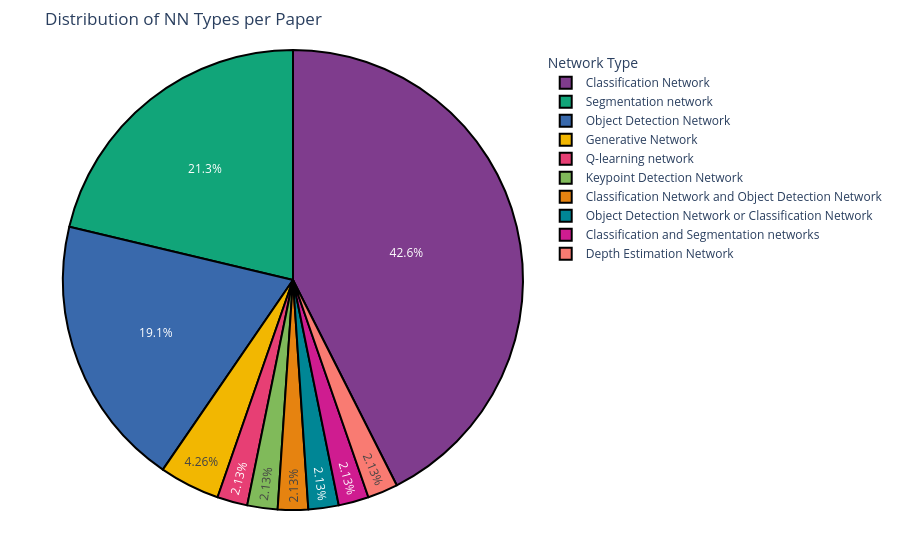

This figure's notebook cell:
### Code cell
# Create a copy of the dataframe for visualization
network_types_df = research_df.copy()
network_types_df['Network Type/s'] = network_types_df['Network Type/s'].str.replace('\n---1---\n', ' or ')

# Plot the distribution of network types with improved visualization
fig2 = px.pie(network_types_df, names='Network Type/s', 
              title='Distribution of NN Types per Paper',
              hole=0,
              color_discrete_sequence=px.colors.qualitative.Bold)

# Add border around segments
fig2.update_traces(marker=dict(line=dict(color='#000000', width=2)))

# Improve layout
fig2.update_layout(legend_title_text='Network Type',
                  margin=dict(t=50, b=50, l=50, r=50))

fig2.show()

### Figure 1 — Plotly figure (JSON) as saved in the notebook; plotly's stock layout.template omitted (floating-point values rounded to 4 significant figures)
{"data": [{"domain": {"x": [0, 1], "y": [0, 1]}, "hole": 0, "hovertemplate": "Network Type/s=%{label}<extra></extra>", "labels": ["Segmentation network", "Q-learning network", "Classification Network", "Classification Network", "Classification Network", "Classification Network", "Classification Network", "Segmentation network", "Segmentation network", "Classification Network", "Segmentation network", "Object Detection Network", "Segmentation network", "Classification Network", "Classification Network", "Classification Network", "Keypoint Detection Network", "Object Detection Network", "Classification Network", "Segmentation network", "Classification Network", "Object Detection Network", "Classification Network", "Object Detection Network", "Classification Network and Object Detection Network", "Classification Network", "Classification Network", "Segmentation network", "Object Detection Network", "Segmentation network", "Classification Network", "Classification Network", "Object Detection Network", "Classification Network", "Classification Network", "Classification Network", "Object Detection Network", "Object Detection Network or Classification Network", "Segmentation network", "Object Detection Network", "Object Detection Network", "Classification Network", "Generative Network", "Generative Network", "Segmentation network", "Classification and Segmentation networks", "Depth Estimation Network"], "legendgroup": "", "marker": {"line": {"color": "#000000", "width": 2}}, "name": "", "showlegend": true, "type": "pie"}], "layout": {"legend": {"title": {"text": "Network Type"}, "tracegroupgap": 0}, "margin": {"b": 50, "l": 50, "r": 50, "t": 50}, "piecolorway": ["rgb(127, 60, 141)", "rgb(17, 165, 121)", "rgb(57, 105, 172)", "rgb(242, 183, 1)", "rgb(231, 63, 116)", "rgb(128, 186, 90)", "rgb(230, 131, 16)", "rgb(0, 134, 149)", "rgb(207, 28, 144)", "rgb(249, 123, 114)", "rgb(165, 170, 153)"], "title": {"text": "Distribution of NN Types per Paper"}}}
